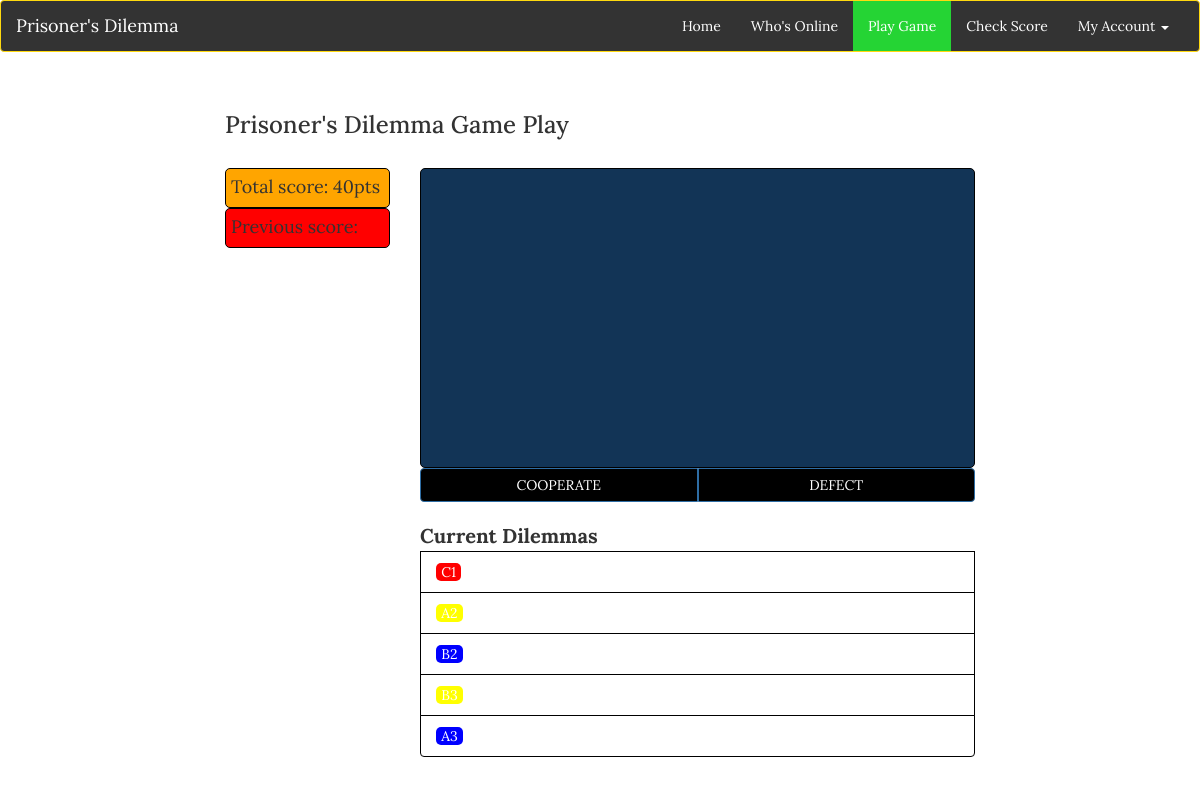
The app's page /playgame.php (signed in), older data.
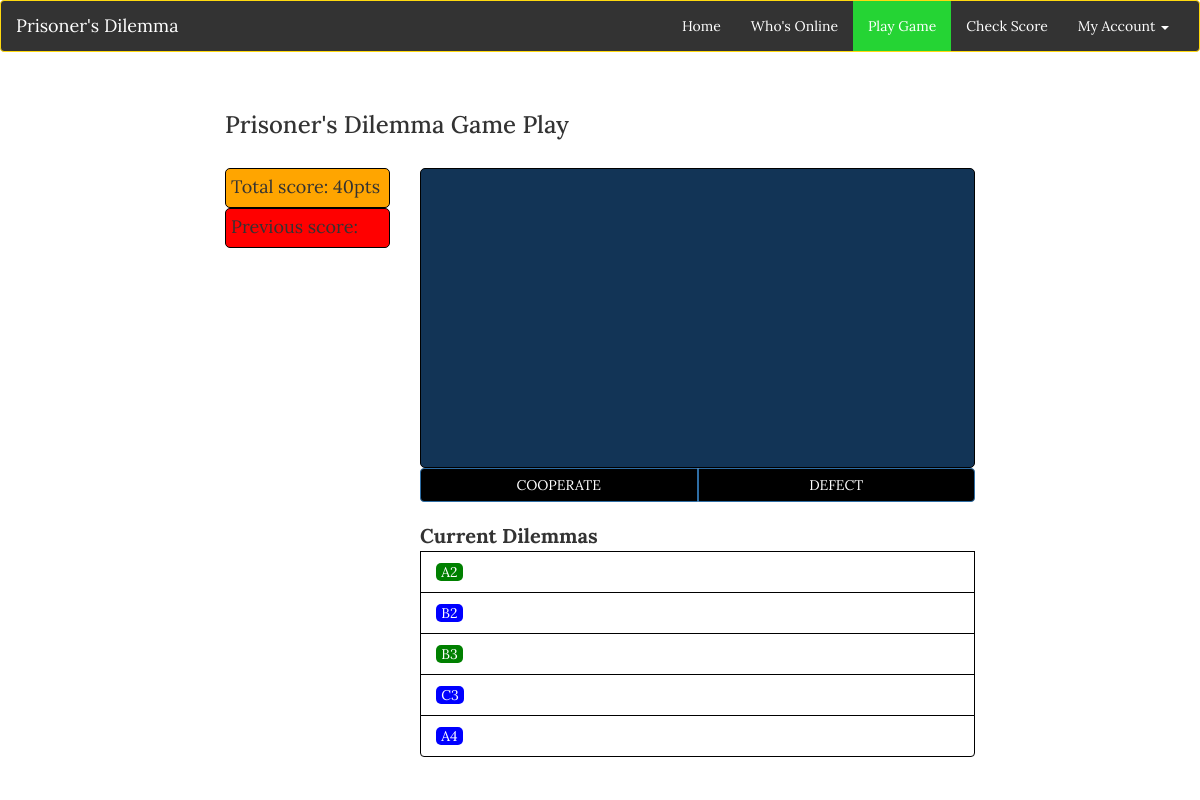
The same page, newer data.
### tables this page shows
CREATE TABLE IF NOT EXISTS `totals` (
  `users_id` int(4) NOT NULL,
  `totalscore` int(4) NOT NULL DEFAULT '0'
);

CREATE TABLE IF NOT EXISTS `dilemmas` (
  `id` int(3) NOT NULL,
  `p1` text NOT NULL,
  `p2` text NOT NULL,
  `p1_choice` int(1) DEFAULT NULL,
  `p2_choice` int(1) DEFAULT NULL,
  `p1_score` int(4) NOT NULL DEFAULT '0',
  `p2_score` int(4) NOT NULL DEFAULT '0',
  `games_per_week` int(2) NOT NULL DEFAULT '10'
);

### session.php (called while the page is built, shortened)
<?php
$mysqli = new mysqli("localhost","root","", "zillionsparks_db");
$user_check=$_SESSION['login_user'];
$result = $mysqli->query("SELECT * from users where usernames='$user_check'");
?>

### functions.php (called while the page is built, shortened)
<?php
	function highscore($users_id)
	{
		$result = $GLOBALS['mysqli']->query("SELECT totalscore FROM totals WHERE users_id=$users_id");
		if ($result)
		{
			$row = $result->fetch_assoc();
			return $row['totalscore'];
		}
		else
		{
			die("Database query failed.");
		}
	}
?>

### playgame.php (the view, shortened to what this page needs)
<!doctype html>
<html>
<head>
	<link rel="stylesheet" href="https://maxcdn.bootstrapcdn.com/bootstrap/3.3.5/css/bootstrap.min.css">
	<link href="css/stylesheet.css" rel="stylesheet">
	<link href="css/custom.css" rel="stylesheet">
</head>
<body>
	<?php
		include('session.php');
		include('functions.php');
	?>
	<header class="navbar navbar-default">
		<div class="container-fluid">
			<div class="navbar-header">
				<a class="navbar-brand" href="index.html">Prisoner's Dilemma</a>
			</div>
			<div class="collapse navbar-collapse" id="collapse">
				<ul class="nav navbar-nav navbar-right">
					<li><a href="index.php">Home</a></li>
					<li><a href="useronline.php">Who's Online</a></li>
					<li class="active"><a href="playgame.html">Play Game</a></li>
					<li><a href="#">Check Score</a></li>
					<li class="dropdown">
						<a href="#" class="dropdown-toggle" data-toggle="dropdown" role="button" aria-haspopup="true" aria-expanded="false">My Account <span class="caret"></span></a>
					</li>
				</ul>
			</div>
		</div>
	</header>
	<div class="container">
		<div class="row">
			<div class="col-xs-12 col-sm-12 col-md-10 col-lg-8 col-xs-offset-0 col-sm-offset-0 col-md-offset-1 col-lg-offset-2 top-margin" >
				<h3>Prisoner's Dilemma Game Play</h3>
				<br/>
				<div class="row">
					<div class="col-sm-3 col-md-3 col-lg-3">
						<div id="totalScore">
							Total score: <?php echo highscore($_SESSION['login_id'])?>pts
						</div>
						<div id="previousScore">
							Previous score:
						</div>
					</div>
					<div class="col-sm-9 col-md-9 col-lg-9">
						<div id="gameScreen">
						</div>
						<div class="btn-group btn-group-justified">
							<div class="btn-group">
								<input type="submit" class="btn btn-primary" name="BtnCop" value="COOPERATE" />
							</div>
							<div class="btn-group">
								<button class="btn btn-primary" name="BtnDef">DEFECT</button>
							</div>
						</div>
						<br/>
						<div class="list-group" id="gameContacts">
							<b>Current Dilemmas</b>
							<?php
								$db = mysqli_connect("localhost", "root", "", "zillionsparks_db");
								$query = "SELECT *";
								$query .= " FROM dilemmas";
								$query .= " WHERE p1 IN (SELECT tag";
								$query .= " FROM teamcode";
								$query .= " WHERE users_id=".$_SESSION['login_id'].")";
								$result=mysqli_query($db, $query);
								if ($result)
								{
									$num_rows = mysqli_num_rows($result);
									$row = $result->fetch_assoc();
									for ($index = 0; $index <  $num_rows; $index++)
									{
										$query = "SELECT *";
										$query .= " FROM teamcode";
										$query .= " WHERE tag LIKE '".$row['p2']."'";
										$teamcode_result = mysqli_query($db, $query);
										$getColor = $teamcode_result->fetch_assoc();
										include('game_mode.php');
										if ($play_random == 0)
											$color = $getColor['user_group'];
										else
											$color = $getColor['random_group'];
										if (!is_null($row['p2_choice']) && is_null($row['p1_choice']))
										{
											 ?>
											<button type='button' class='list-group-item' id='dilemmas' onclick='recent_game_score(<?php echo $row['p1_score']?>)'>
												<span style='color:white;background-color:<?php echo $color ?>;border-radius: 5px;padding:0% 1%;'><?php echo $row['p2']?></span>
												<span class='glyphicon glyphicon-flag customBadgeAct'></span>
											</button>
											<?php
										}
										else
										{
											?>
											<button type='button' class='list-group-item' id='dilemmas' onclick='recent_game_score(<?php echo $row['p1_score']?>)'>
												<span style='color:white;background-color:<?php echo $color ?>;border-radius: 5px;padding:0% 1%;'><?php echo $row['p2']?></span>
											</button>
											<?php
										}
										$row = $result->fetch_assoc();
									}
								}
											 ?>
						</div>
					</div>
				</div>
			</div>
		</div>
	</div>
</body>
</html>

### css/stylesheet.css (style rules this page uses)
body { font-family: 'Lora', serif; }
.navbar-default { background-color: #DAFFD8; border-color: #e7e7e7; }
.navbar-default .navbar-nav>.active>a, .navbar-default .navbar-nav>.active>a:focus, .navbar-default .navbar-nav>.active>a:hover { color: #FFF; background-color: #25D434; }
.top-margin { margin-top:20px; }
div { border-radius: 5px; }
input { padding-left:10px; }

### css/custom.css (style rules this page uses)
.navbar-default .navbar-brand { color:#fff; }
.navbar-default .navbar-nav>li>a { color:#fff; }
.navbar-default .navbar-collapse, .navbar-default .navbar-form { color:#fff; }
.navbar-default { background-color: #333; border-color: #ffd90f; }
.btn-primary { background-color:black; }
#totalScore { height: 40px; background-color: orange; border: 1px solid black; font-size: 18px; padding: 5px; }
#previousScore { height: 40px; background-color: red; border: 1px solid black; font-size: 18px; padding: 5px; }
#gameScreen { height: 300px; border: 1px solid #000000; background-color: #123456; }
#gameContacts { position: relative; left:; top:; }
b { font-size:20px; }
#dilemmas { border: 1px solid black; }

Row changes from the older to the newer data that the page shows:
no longer on this page (row edited): dilemmas: p2 "C1"
no longer on this page (row edited): dilemmas: p2 "A3"
now on this page (row edited): dilemmas: p2 "C3"
now on this page (row edited): dilemmas: p2 "A4"
